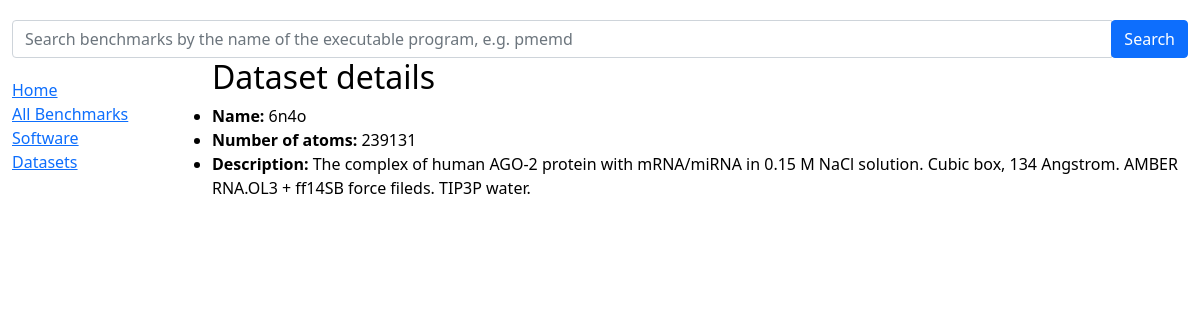
The app's page /mdbench/dataset/1, older data.
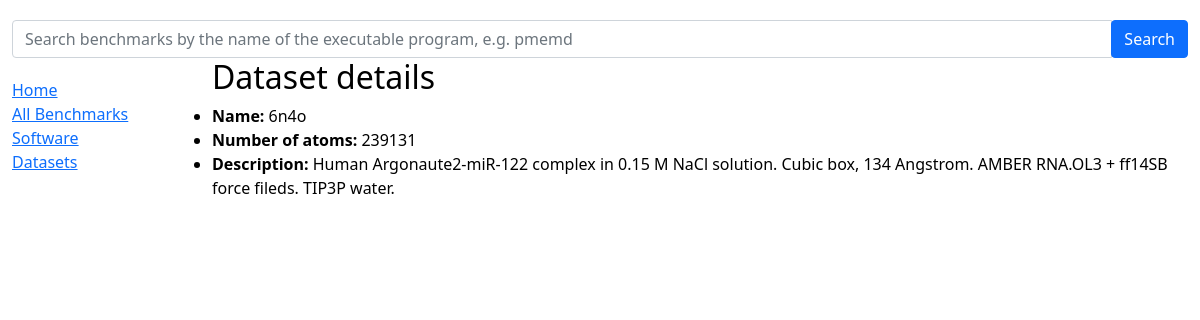
The same page, newer data.
### mdbench/models.py (models this page shows, shortened)
class Benchmark(models.Model):
    class Meta:
        verbose_name_plural = "1. Test Systems"
    name = models.CharField(max_length=100, help_text='Enter a benchmark name')
    natoms = models.IntegerField()
    description = models.TextField()

### mdbench/views.py (the view)
# urls.py: path('dataset/<int:pk>', views.DatasetDetailView.as_view(), name='dataset-detail'),
class DatasetDetailView(generic.DetailView):
    model = Benchmark

### mdbench/templates/mdbench/benchmark_detail.html
{% extends "base_generic.html" %}
{% block content %}
<h2>Dataset details</h2>
<ul>
  <li><strong>Name:</strong> {{ benchmark.name}}</li>
  <li><strong>Number of atoms:</strong> {{ benchmark.natoms}}</li>
  <li><strong>Description:</strong> {{ benchmark.description }}</li>
</ul>
{% endblock %}

Row changes from the older to the newer data that the page shows:
changed Benchmark: description "The complex of human AGO-2 protein with mRNA/miRNA in 0.15 M NaCl solution. Cubic box, 134 Angstrom. AMBER RNA.OL3 + ff14SB force fileds. TIP3P water." → "Human Argonaute2-miR-122 complex in 0.15 M NaCl solution. Cubic box, 134 Angstrom. AMBER RNA.OL3 + ff14SB force fileds. TIP3P water."
